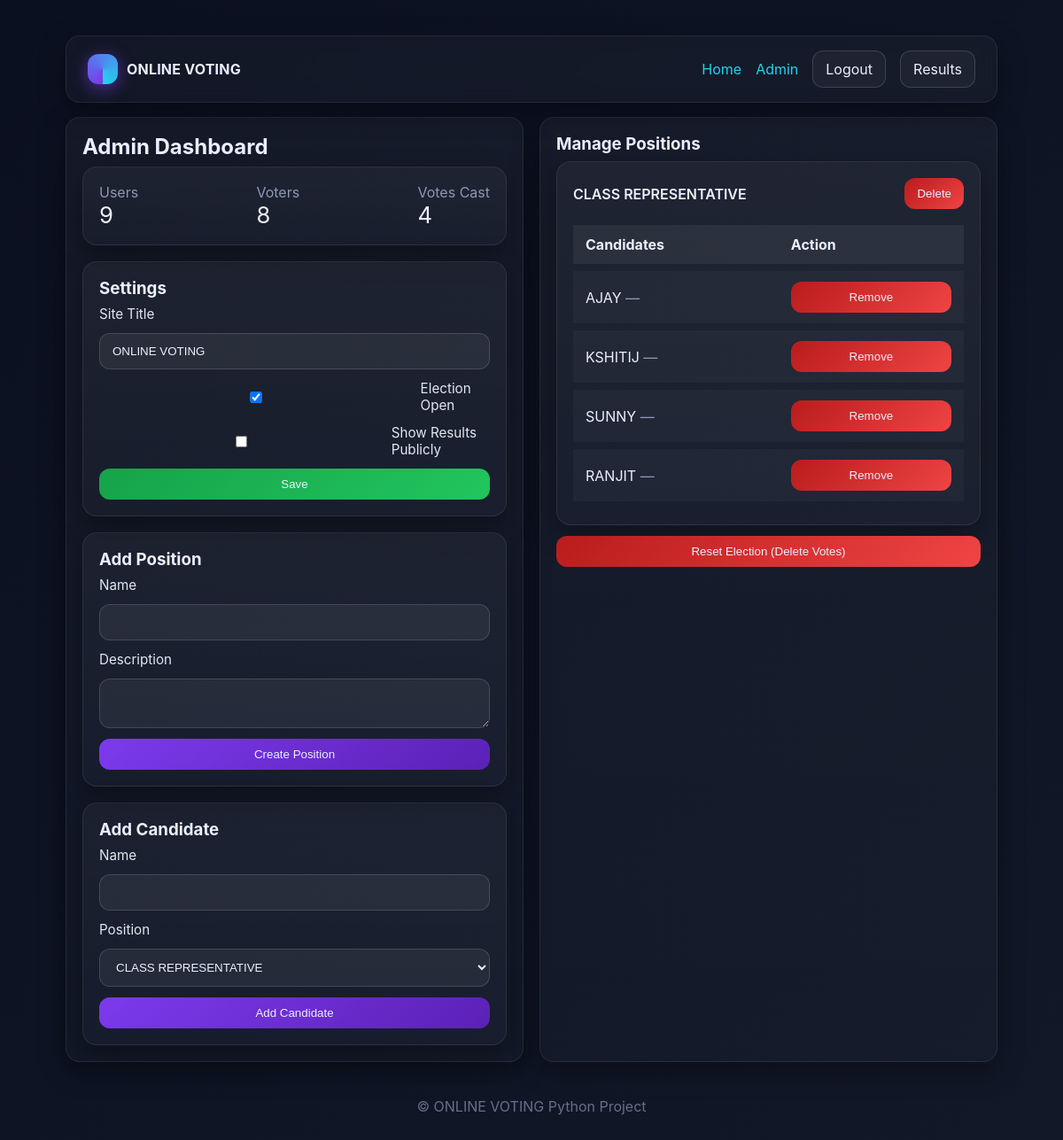
The page /admin (signed in) on the database its author committed.
### app.py (models this page shows, shortened)
class Setting(db.Model):
    __tablename__ = "settings"
    key = db.Column(db.String(64), primary_key=True)
    value = db.Column(db.String(256), nullable=False)
    @staticmethod
    def get(key, default=None):
        s = Setting.query.get(key)
        return s.value if s else default

class Position(db.Model):
    __tablename__ = "positions"
    id = db.Column(db.Integer, primary_key=True)
    name = db.Column(db.String(120), nullable=False, unique=True)
    description = db.Column(db.Text)
    candidates = db.relationship("Candidate", backref="position", cascade="all, delete-orphan")

class Candidate(db.Model):
    __tablename__ = "candidates"
    id = db.Column(db.Integer, primary_key=True)
    name = db.Column(db.String(120), nullable=False)
    manifesto = db.Column(db.Text)
    position_id = db.Column(db.Integer, db.ForeignKey("positions.id"), nullable=False)
    votes = db.relationship("Vote", backref="candidate", cascade="all, delete-orphan")

### app.py (the view)
@app.route("/admin")
@login_required
@admin_required
def admin_dashboard():
    positions = Position.query.order_by(Position.name.asc()).all()
    total_users = User.query.count()
    total_voters = User.query.filter_by(role="voter").count()
    votes_cast = db.session.query(Vote.user_id).distinct().count()
    return render_template("admin/dashboard.html", positions=positions, total_users=total_users, total_voters=total_voters, votes_cast=votes_cast)

### app.py (called while the page is built)
@login_manager.user_loader
def load_user(user_id):
    return db.session.get(User, int(user_id))

def admin_required(f):
    @wraps(f)
    def wrapper(*args, **kwargs):
        if not current_user.is_authenticated or not current_user.is_admin():
            abort(403)
        return f(*args, **kwargs)
    return wrapper

@app.context_processor
def inject_globals():
    return {
        "site_title": Setting.get("site_title", "Campus Election"),
        "election_open": Setting.get("election_open", "true") == "true",
        "show_results_public": Setting.get("show_results_public", "false") == "false" and False or Setting.get("show_results_public", "false") == "true",
    }

@app.before_request
def ensure_initialized():
    db.create_all()
    if Setting.get("site_title") is None:
        Setting.set("site_title", "Campus Election")
        Setting.set("election_open", "true")
        Setting.set("show_results_public", "false")
    if not User.query.filter_by(role="admin").first():
        admin = User(name="Admin", email="admin@123.com", role="admin")
        admin.set_password("1234")
        db.session.add(admin)
        db.session.commit()

    def is_admin(self): return self.role == "admin"

### templates/admin/dashboard.html (shortened to what this page needs)
{% extends "base.html" %}
{% block content %}
<div class="grid">
  <div class="card">
    <h2 style="margin:0 0 8px 0">Admin Dashboard</h2>
    <div class="grid">
      <div class="card">
        <div class="spaced">
          <div>
            <div class="muted">Users</div>
            <div style="font-size:1.6rem">{{ total_users }}</div>
          </div>
          <div>
            <div class="muted">Voters</div>
            <div style="font-size:1.6rem">{{ total_voters }}</div>
          </div>
          <div>
            <div class="muted">Votes Cast</div>
            <div style="font-size:1.6rem">{{ votes_cast }}</div>
          </div>
        </div>
      </div>
      <div class="card">
        <h3>Settings</h3>
        <form method="post" action="{{ url_for('admin_settings') }}">
          <label>Site Title</label>
          <input name="site_title" value="{{ site_title }}" />
          <label class="flex"><input type="checkbox" name="election_open" {% if election_open %}checked{% endif %}/> Election Open</label>
          <label class="flex"><input type="checkbox" name="show_results_public" {% if show_results_public %}checked{% endif %}/> Show Results Publicly</label>
          <button class="btn success" type="submit">Save</button>
        </form>
      </div>
      <div class="card">
        <h3>Add Position</h3>
        <form method="post" action="{{ url_for('admin_position_new') }}">
          <label>Name</label>
          <input name="name" required/>
          <label>Description</label>
          <textarea name="description" rows="2"></textarea>
          <button class="btn primary" type="submit">Create Position</button>
        </form>
      </div>
      <div class="card">
        <h3>Add Candidate</h3>
        <form method="post" action="{{ url_for('admin_candidate_new') }}">
          <label>Name</label>
          <input name="name" required/>
          <label>Position</label>
          <select name="position_id" required>
            {% for p in positions %}<option value="{{ p.id }}">{{ p.name }}</option>{% endfor %}
          </select>
          <button class="btn primary" type="submit">Add Candidate</button>
        </form>
      </div>
    </div>
  </div>
  <div class="card">
    <h3>Manage Positions</h3>
    <div class="grid">
      {% for p in positions %}
      <div class="card">
        <div class="spaced">
          <div>
            <div style="font-weight:600">{{ p.name }}</div>
          </div>
          <form method="post" action="{{ url_for('admin_position_delete', pid=p.id) }}" onsubmit="return confirm('Delete position and its candidates?')">
            <button class="btn danger" type="submit">Delete</button>
          </form>
        </div>
        <div style="height:10px"></div>
        <table>
          <thead><tr><th>Candidates</th><th class="right">Action</th></tr></thead>
          <tbody>
            {% for c in p.candidates %}
            <tr>
              <td>{{ c.name }} <span class="muted">— {{ c.manifesto }}</span></td>
              <td class="right">
                <form method="post" action="{{ url_for('admin_candidate_delete', cid=c.id) }}" onsubmit="return confirm('Remove candidate?')">
                  <button class="btn danger" type="submit">Remove</button>
                </form>
              </td>
            </tr>
            {% else %}
            <tr><td class="muted" colspan="2">No candidates</td></tr>
            {% endfor %}
          </tbody>
        </table>
      </div>
      {% else %}
      <div class="card"><div class="muted">No positions yet.</div></div>
      {% endfor %}
    </div>
    <div style="height:12px"></div>
    <form method="post" action="{{ url_for('admin_reset') }}" onsubmit="return confirm('This will delete ALL votes. Continue?')">
      <button class="btn danger" type="submit">Reset Election (Delete Votes)</button>
    </form>
  </div>
</div>
{% endblock %}

### templates/base.html (shortened to what this page needs)
<!doctype html>
<html lang="en">
<head>
  <link rel="stylesheet" href="{{ url_for('static', filename='styles.css') }}">
</head>
<body>
  <div class="container">
    <header class="nav">
      <div class="brand">
        <div class="logo"></div>
        <div>{{ site_title }}</div>
      </div>
      <nav class="nav-links">
        <a href="{{ url_for('index') }}">Home</a>
        {% if current_user.is_authenticated %}
          {% if current_user.role == 'admin' %}<a href="{{ url_for('admin_dashboard') }}">Admin</a>{% endif %}
          <a class="btn" href="{{ url_for('logout') }}">Logout</a>
        {% else %}
          <a class="btn" href="{{ url_for('login') }}">Login</a>
          <a class="btn primary" href="{{ url_for('register') }}">Sign Up</a>
        {% endif %}
        <a class="btn" href="{{ url_for('results') }}">Results</a>
      </nav>
    </header>
    {% block content %}{% endblock %}
    <footer class="center">
      <div class="muted">© {{ site_title }} Python Project</div>
    </footer>
  </div>
</body>
</html>

### static/styles.css (style rules this page uses)
:root { --bg:#0b1020; --card:#141a2f; --muted:#8fa1ff; --text:#ebefff; --accent:#7c3aed; --accent-2:#22d3ee; --danger:#ef4444; --ok:#22c55e; --warning:#f59e0b; --shadow: 0 10px 30px rgba(0,0,0,.35); --radius: 16px; }
* { box-sizing:border-box }
html,body { margin:0;padding:0;background:linear-gradient(135deg,#0b1020 0%,#111827 100%);color:var(--text);font-family:Inter,system-ui,Segoe UI,Roboto,Arial,sans-serif;min-height:100% }
a { color:var(--accent-2);text-decoration:none }
.container { max-width:1100px;margin:0 auto;padding:24px }
header.nav { display:flex;gap:12px;align-items:center;justify-content:space-between;padding:16px 24px;margin:16px auto;background:rgba(255,255,255,.03);backdrop-filter: blur(8px);border:1px solid rgba(255,255,255,.08);border-radius:var(--radius);box-shadow:var(--shadow) }
.brand { display:flex;align-items:center;gap:10px;font-weight:700;letter-spacing:.2px }
.brand .logo { width:34px;height:34px;border-radius:12px;background: conic-gradient(from 180deg at 50% 50%, var(--accent), var(--accent-2));box-shadow: 0 4px 18px rgba(124,58,237,.6) }
.nav-links { display:flex;gap:16px;align-items:center }
.btn { display:inline-flex;align-items:center;justify-content:center;gap:8px;padding:10px 14px;border-radius:12px;border:1px solid rgba(255,255,255,.14);background:rgba(255,255,255,.04);color:var(--text);cursor:pointer;transition:.2s box-shadow,.2s transform,.2s background }
.btn.primary { background:linear-gradient(135deg,var(--accent) 0%,#5b21b6 100%);border:none }
.btn.danger { background:linear-gradient(135deg,#b91c1c 0%,#ef4444 100%);border:none }
.btn.success { background:linear-gradient(135deg,#16a34a 0%,#22c55e 100%);border:none }
.grid { display:grid;grid-template-columns:repeat(auto-fit,minmax(260px,1fr));gap:18px }
.card { background:linear-gradient(180deg,rgba(255,255,255,.04),rgba(255,255,255,.02));border:1px solid rgba(255,255,255,.08);border-radius:var(--radius);padding:18px;box-shadow:var(--shadow) }
.card h3 { margin:0 0 8px 0 }
.muted { color:#c7d2feaa }
form { display:grid;gap:12px }
input,select,textarea { width:100%;padding:12px 14px;border-radius:12px;border:1px solid rgba(255,255,255,.14);background:rgba(255,255,255,.06);color:var(--text);outline:none }
label { font-size:.95rem;color:#e2e8f0 }
table { width:100%;border-collapse:separate;border-spacing:0 8px }
th,td { text-align:left;padding:12px 14px;background:rgba(255,255,255,.03) }
th { background:rgba(255,255,255,.06) }
tr { border-radius:12px }
.flex { display:flex;gap:10px;align-items:center }
.right { margin-left:auto }
.center { text-align:center }
.spaced { display:flex;justify-content:space-between;align-items:center }
footer { opacity:.7;margin:40px 0 20px }

### rows shown on the page
Setting: value "ONLINE VOTING", site_title "ONLINE VOTING"
Position: name "CLASS REPRESENTATIVE"
Candidate: name "AJAY"
Candidate: name "KSHITIJ"
Candidate: name "SUNNY"
Candidate: name "RANJIT"

### other values the page prints
{{ total_users }} "9"
{{ total_voters }} "8"
{{ votes_cast }} "4"
form field position_id "CLASS REPRESENTATIVE"
